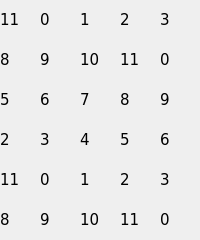
   <widget class="QFrame" name="frameOCT_outer">
    <property name="geometry">
     <rect>
      <x>755</x>
      <y>460</y>
      <width>200</width>
      <height>240</height>
     </rect>
    </property>
    <property name="font">
     <font>
      <family>Verdana</family>
      <pointsize>11</pointsize>
      <italic>false</italic>
      <bold>false</bold>
     </font>
    </property>
    <widget class="QLabel" name="labelOCT_0_0">
     <property name="geometry">
      <rect>
       <x>0</x>
       <y>0</y>
       <width>40</width>
       <height>40</height>
      </rect>
     </property>
     <property name="text">
      <string>11</string>
     </property>
    </widget>
    <widget class="QLabel" name="labelOCT_0_1">
     <property name="geometry">
      <rect>
       <x>40</x>
       <y>0</y>
       <width>40</width>
       <height>40</height>
      </rect>
     </property>
     <property name="text">
      <string>0</string>
     </property>
    </widget>
    <widget class="QLabel" name="labelOCT_0_2">
     <property name="geometry">
      <rect>
       <x>80</x>
       <y>0</y>
       <width>40</width>
       <height>40</height>
      </rect>
     </property>
     <property name="text">
      <string>1</string>
     </property>
    </widget>
    <widget class="QLabel" name="labelOCT_0_3">
     <property name="geometry">
      <rect>
       <x>120</x>
       <y>0</y>
       <width>40</width>
       <height>40</height>
      </rect>
     </property>
     <property name="text">
      <string>2</string>
     </property>
    </widget>
    <widget class="QLabel" name="labelOCT_0_4">
     <property name="geometry">
      <rect>
       <x>160</x>
       <y>0</y>
       <width>40</width>
       <height>40</height>
      </rect>
     </property>
     <property name="text">
      <string>3</string>
     </property>
    </widget>
    <widget class="QLabel" name="labelOCT_1_4">
     <property name="geometry">
      <rect>
       <x>160</x>
       <y>40</y>
       <width>40</width>
       <height>40</height>
      </rect>
     </property>
     <property name="text">
      <string>0</string>
     </property>
    </widget>
    <widget class="QLabel" name="labelOCT_1_0">
     <property name="geometry">
      <rect>
       <x>0</x>
       <y>40</y>
       <width>40</width>
       <height>40</height>
      </rect>
     </property>
     <property name="text">
      <string>8</string>
     </property>
    </widget>
    <widget class="QLabel" name="labelOCT_2_4">
     <property name="geometry">
      <rect>
       <x>160</x>
       <y>80</y>
       <width>40</width>
       <height>40</height>
      </rect>
     </property>
     <property name="text">
      <string>9</string>
     </property>
    </widget>
    <widget class="QLabel" name="labelOCT_2_0">
     <property name="geometry">
      <rect>
       <x>0</x>
       <y>80</y>
       <width>40</width>
       <height>40</height>
      </rect>
     </property>
     <property name="text">
      <string>5</string>
     </property>
    </widget>
    <widget class="QLabel" name="labelOCT_3_4">
     <property name="geometry">
      <rect>
       <x>160</x>
       <y>120</y>
       <width>40</width>
       <height>40</height>
      </rect>
     </property>
     <property name="text">
      <string>6</string>
     </property>
    </widget>
    <widget class="QLabel" name="labelOCT_3_0">
     <property name="geometry">
      <rect>
       <x>0</x>
       <y>120</y>
       <width>40</width>
       <height>40</height>
      </rect>
     </property>
     <property name="text">
      <string>2</string>
     </property>
    </widget>
    <widget class="QLabel" name="labelOCT_4_4">
     <property name="geometry">
      <rect>
       <x>160</x>
       <y>160</y>
       <width>40</width>
       <height>40</height>
      </rect>
     </property>
     <property name="text">
      <string>3</string>
     </property>
    </widget>
    <widget class="QLabel" name="labelOCT_4_0">
     <property name="geometry">
      <rect>
       <x>0</x>
       <y>160</y>
       <width>40</width>
       <height>40</height>
      </rect>
     </property>
     <property name="text">
      <string>11</string>
     </property>
    </widget>
    <widget class="QLabel" name="labelOCT_5_4">
     <property name="geometry">
      <rect>
       <x>160</x>
       <y>200</y>
       <width>40</width>
       <height>40</height>
      </rect>
     </property>
     <property name="text">
      <string>0</string>
     </property>
    </widget>
    <widget class="QLabel" name="labelOCT_5_3">
     <property name="geometry">
      <rect>
       <x>120</x>
       <y>200</y>
       <width>40</width>
       <height>40</height>
      </rect>
     </property>
     <property name="text">
      <string>11</string>
     </property>
    </widget>
    <widget class="QLabel" name="labelOCT_5_2">
     <property name="geometry">
      <rect>
       <x>80</x>
       <y>200</y>
       <width>40</width>
       <height>40</height>
      </rect>
     </property>
     <property name="text">
      <string>10</string>
     </property>
    </widget>
    <widget class="QLabel" name="labelOCT_5_0">
     <property name="geometry">
      <rect>
       <x>0</x>
       <y>200</y>
       <width>40</width>
       <height>40</height>
      </rect>
     </property>
     <property name="text">
      <string>8</string>
     </property>
    </widget>
    <widget class="QLabel" name="labelOCT_5_1">
     <property name="geometry">
      <rect>
       <x>40</x>
       <y>200</y>
       <width>40</width>
       <height>40</height>
      </rect>
     </property>
     <property name="text">
      <string>9</string>
     </property>
    </widget>
    <widget class="QFrame" name="frameOCT">
     <property name="geometry">
      <rect>
       <x>40</x>
       <y>40</y>
       <width>120</width>
       <height>160</height>
      </rect>
     </property>
     <widget class="QLabel" name="labelOCT_4_3">
      <property name="geometry">
       <rect>
        <x>80</x>
        <y>120</y>
        <width>40</width>
        <height>40</height>
       </rect>
      </property>
      <property name="text">
       <string>2</string>
      </property>
     </widget>
     <widget class="QLabel" name="labelOCT_1_1">
      <property name="geometry">
       <rect>
        <x>0</x>
        <y>0</y>
        <width>40</width>
        <height>40</height>
       </rect>
      </property>
      <property name="text">
       <string>9</string>
      </property>
     </widget>
     <widget class="QLabel" name="labelOCT_2_1">
      <property name="geometry">
       <rect>
        <x>0</x>
        <y>40</y>
        <width>40</width>
        <height>40</height>
       </rect>
      </property>
      <property name="text">
       <string>6</string>
      </property>
     </widget>
     <widget class="QLabel" name="labelOCT_3_2">
      <property name="geometry">
       <rect>
        <x>40</x>
        <y>80</y>
        <width>40</width>
        <height>40</height>
       </rect>
      </property>
      <property name="text">
       <string>4</string>
      </property>
     </widget>
     <widget class="QLabel" name="labelOCT_3_3">
      <property name="geometry">
       <rect>
        <x>80</x>
        <y>80</y>
        <width>40</width>
        <height>40</height>
       </rect>
      </property>
      <property name="text">
       <string>5</string>
      </property>
     </widget>
     <widget class="QLabel" name="labelOCT_1_3">
      <property name="geometry">
       <rect>
        <x>80</x>
        <y>0</y>
        <width>40</width>
        <height>40</height>
       </rect>
      </property>
      <property name="text">
       <string>11</string>
      </property>
     </widget>
     <widget class="QLabel" name="labelOCT_1_2">
      <property name="geometry">
       <rect>
        <x>40</x>
        <y>0</y>
        <width>40</width>
        <height>40</height>
       </rect>
      </property>
      <property name="text">
       <string>10</string>
      </property>
     </widget>
     <widget class="QLabel" name="labelOCT_2_3">
      <property name="geometry">
       <rect>
        <x>80</x>
        <y>40</y>
        <width>40</width>
        <height>40</height>
       </rect>
      </property>
      <property name="text">
       <string>8</string>
      </property>
     </widget>
     <widget class="QLabel" name="labelOCT_4_2">
      <property name="geometry">
       <rect>
        <x>40</x>
        <y>120</y>
        <width>40</width>
        <height>40</height>
       </rect>
      </property>
      <property name="text">
       <string>1</string>
      </property>
     </widget>
     <widget class="QLabel" name="labelOCT_2_2">
      <property name="geometry">
       <rect>
        <x>40</x>
        <y>40</y>
        <width>40</width>
        <height>40</height>
       </rect>
      </property>
      <property name="text">
       <string>7</string>
      </property>
     </widget>
     <widget class="QLabel" name="labelOCT_3_1">
      <property name="geometry">
       <rect>
        <x>0</x>
        <y>80</y>
        <width>40</width>
        <height>40</height>
       </rect>
      </property>
      <property name="text">
       <string>3</string>
      </property>
     </widget>
     <widget class="QLabel" name="labelOCT_4_1">
      <property name="geometry">
       <rect>
        <x>0</x>
        <y>120</y>
        <width>40</width>
        <height>40</height>
       </rect>
      </property>
      <property name="text">
       <string>0</string>
      </property>
     </widget>
     <zorder>labelOCT_1_1</zorder>
     <zorder>labelOCT_4_3</zorder>
     <zorder>labelOCT_2_1</zorder>
     <zorder>labelOCT_3_2</zorder>
     <zorder>labelOCT_3_3</zorder>
     <zorder>labelOCT_1_3</zorder>
     <zorder>labelOCT_1_2</zorder>
     <zorder>labelOCT_2_3</zorder>
     <zorder>labelOCT_4_2</zorder>
     <zorder>labelOCT_2_2</zorder>
     <zorder>labelOCT_3_1</zorder>
     <zorder>labelOCT_4_1</zorder>
    </widget>
   </widget>
